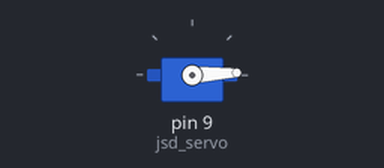
Bench run of a sketch on a simulated Arduino Uno, built with avr-gcc and run on an emulated ATmega328P. On the bench: servo.

Above: at 0.05 s.
At 0.9 s:
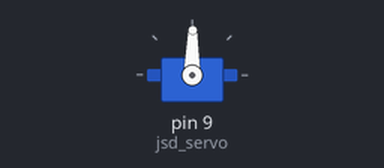
At 1.75 s:
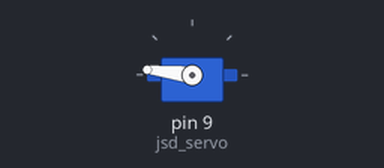
At 3.45 s:
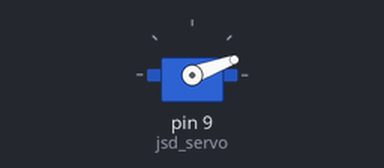
Timing chart, 0 to 8.4 s (numbered marks = the images above):
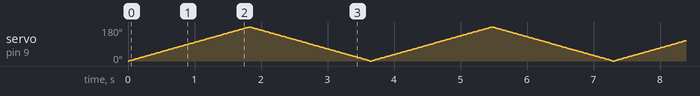

The sketch:

Servo.ino
```cpp
/* This is the servo part
--- Author: Butian Du
--- Time: 10/26/2018
--- project: robot for cutting grass
--- Servo part for the robort
--- using the servo.h library
*/

#include  <Servo.h>

Servo jsd_servo; //create an object for servo object
int pos = 0;

void setup() {
  jsd_servo.attach(9);//
}

void loop() {
  for(int pos =0; pos<=180; pos++)
    {
      jsd_servo.write(pos);
      delay(10);
    }

   for(int pos= 180; pos>=0; pos--)
    {
      jsd_servo.write(pos);
      delay(10);
    }
}
```
